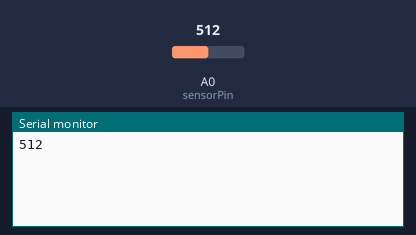
The sketch below on a simulated Arduino Uno, built with avr-gcc and run on an emulated ATmega328P. Shown: the last lines printed to the serial monitor. The test bench sets the inputs (shaded band); at power-on: A0 (sensorPin) = 512.

Above: at 1.8 s.
1.9 s: A0 (sensorPin) set to 716
At 3.1 s:
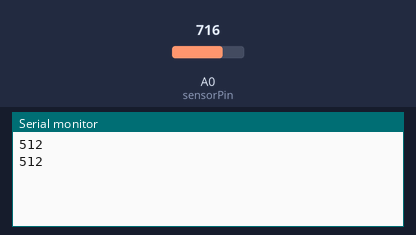
3.4 s: A0 (sensorPin) set to 900
At 4.3 s:
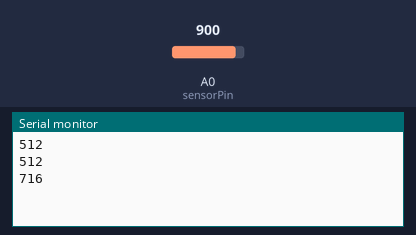
Timing chart, 0 to 6.4 s (numbered marks = the images above; inputs shaded):
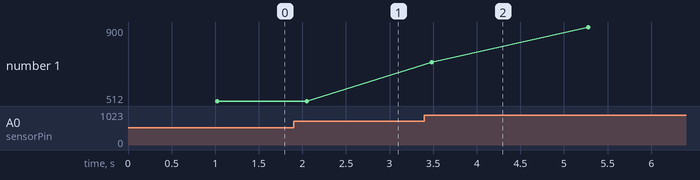

The sketch:

Sound.ino
```cpp
//sound sensor
int  sensorPin  =  A0;     // select the input  pin for  the potentiometer
int  ledPin  =  13;   // select the pin for  the LED
int  sensorValue =  0;  // variable to  store  the value  coming  from  the sensor


void setup() {
  // put your setup code here, to run once:
 //Serial Port begin
  Serial.begin (9600);
}

void loop() {
  // put your main code here, to run repeatedly:
  //sound sensor
  sensorValue =  analogRead(sensorPin);
digitalWrite(ledPin,  HIGH);
delay(sensorValue);
digitalWrite(ledPin,  LOW);
delay(sensorValue);
Serial.println(sensorValue,  DEC);

}
```

Measured:
- plotted number 1: 512 → 900 after the input at 3.4 s
